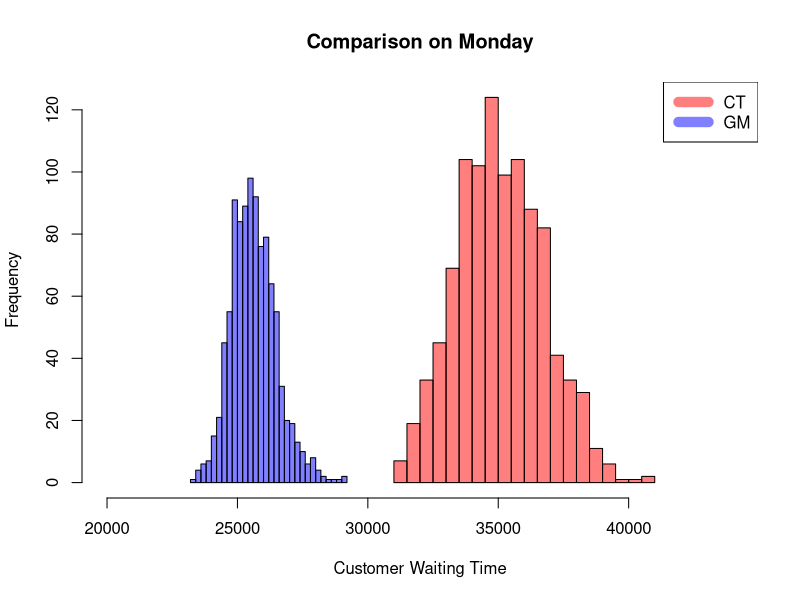
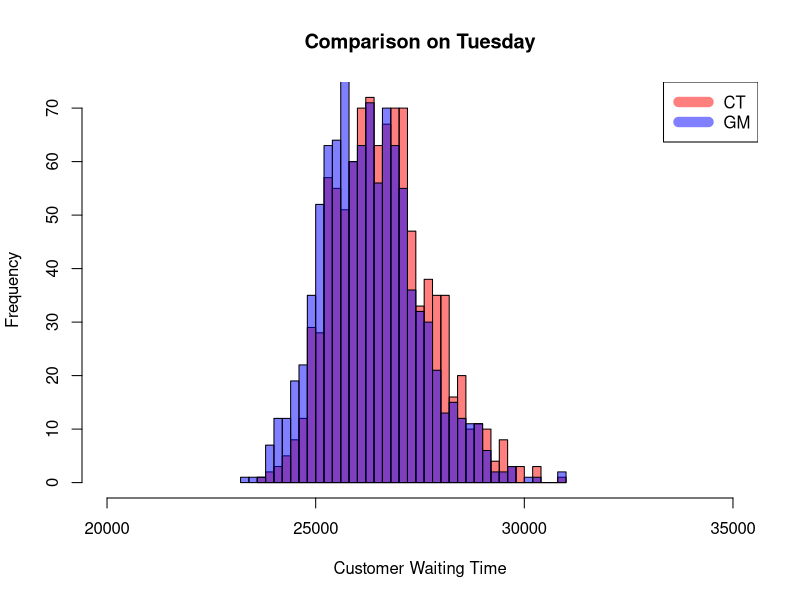
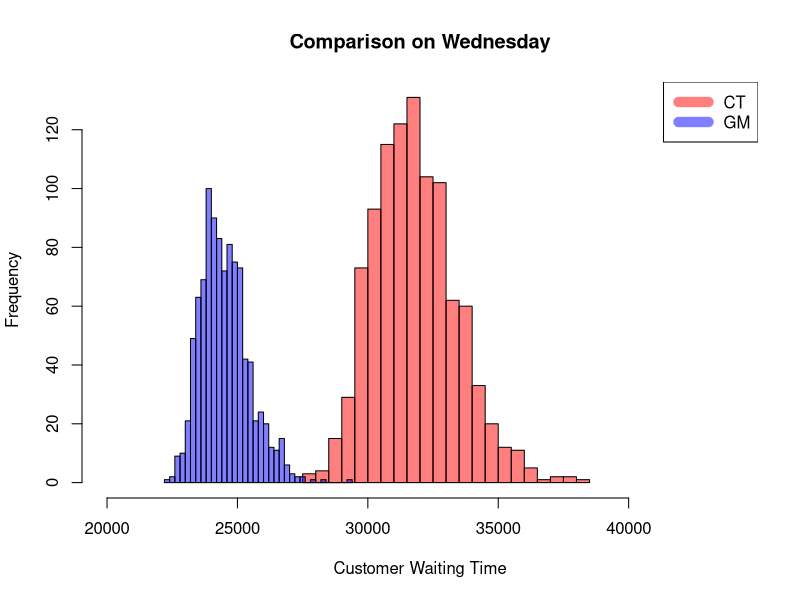
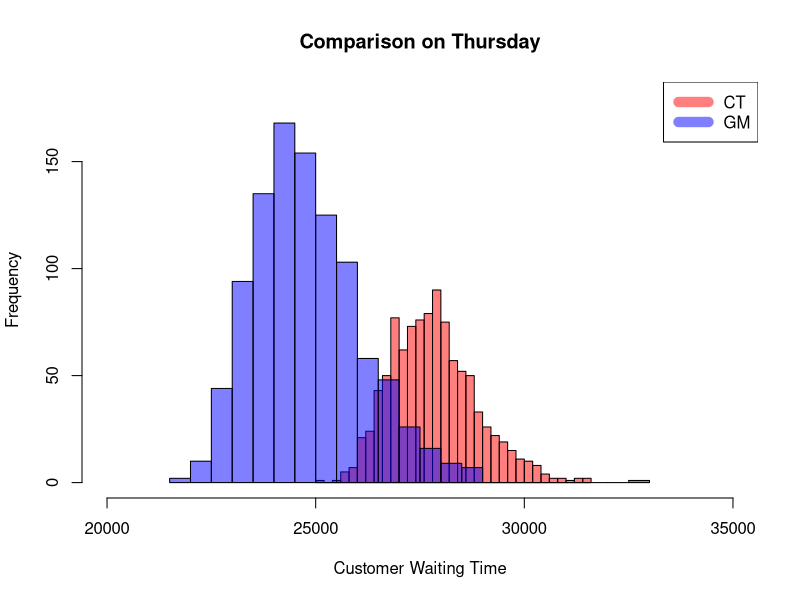
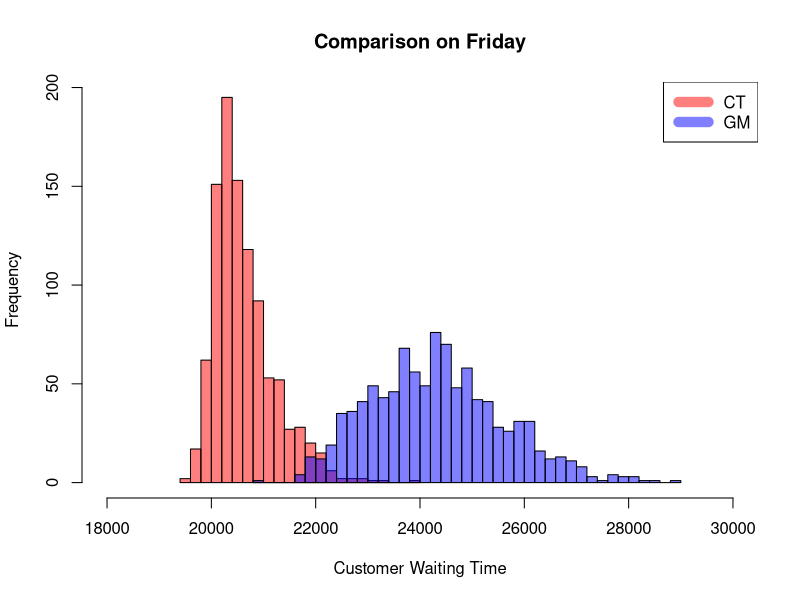
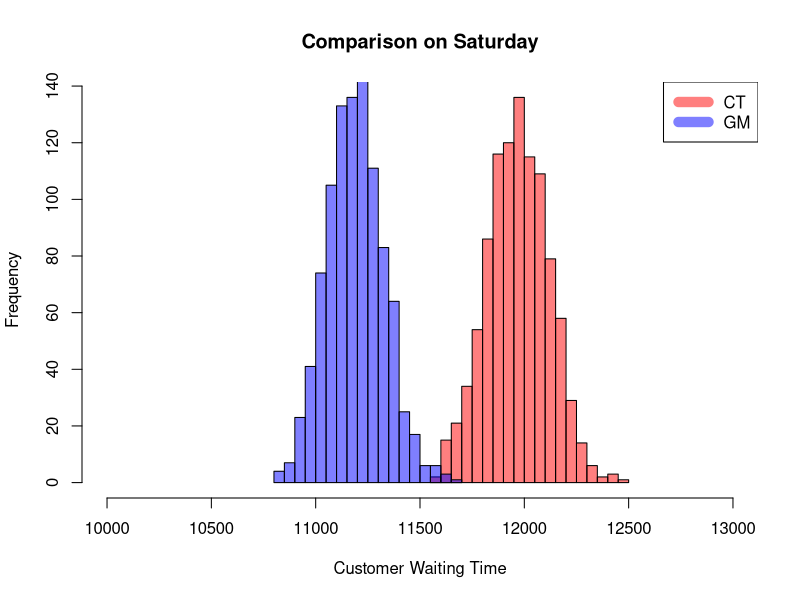
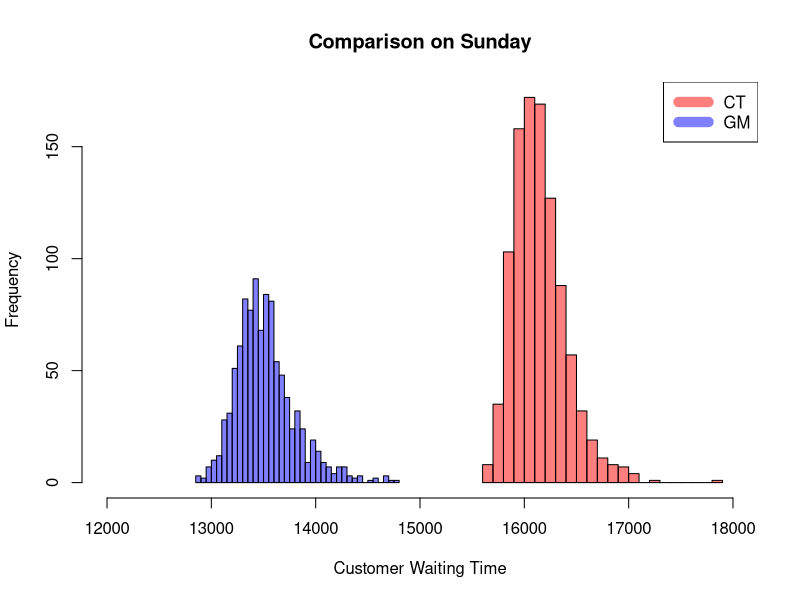

These charts were generated, in order, by the following R code:
getwd()
setwd("/Users/liufeiyang/Downloads/CT Simulator")
Monday = read.delim('resultMon.txt', header = FALSE, sep = ",", dec = ".")
hist(Monday$V2, col=rgb(1,0,0,0.5), breaks = 30, xlim = c(20000, 44000), 
     main = "Comparison on Monday", xlab = "Customer Waiting Time")
hist(Monday$V4, col=rgb(0,0,1,0.5), breaks = 30, add = T)
legend("topright", c("CT", "GM"), col=c(rgb(1,0,0,0.5), rgb(0,0,1,0.5)), 
       lwd=10)

mean(Monday$V1)
sd(Monday$V1)
mean(Monday$V3)
sd(Monday$V3)
mean(Monday$V2)
sd(Monday$V2)
mean(Monday$V4)
sd(Monday$V4)

Tuesday = read.delim('resultTues.txt', header = FALSE, sep = ",", dec = ".")
hist(Tuesday$V2, col=rgb(1,0,0,0.5), breaks = 30, xlim = c(20000, 35000), 
     main = "Comparison on Tuesday", xlab = "Customer Waiting Time")
hist(Tuesday$V4, col=rgb(0,0,1,0.5), breaks = 30, add = T)
legend("topright", c("CT", "GM"), col=c(rgb(1,0,0,0.5), rgb(0,0,1,0.5)), 
       lwd=10)

mean(Tuesday$V1)
sd(Tuesday$V1)
mean(Tuesday$V3)
sd(Tuesday$V3)
mean(Tuesday$V2)
sd(Tuesday$V2)
mean(Tuesday$V4)
sd(Tuesday$V4)

Wednesday = read.delim('resultWedn.txt', header = FALSE, sep = ",", dec = ".")
hist(Wednesday$V2, col=rgb(1,0,0,0.5), breaks = 30, xlim = c(20000, 44000), 
     main = "Comparison on Wednesday", xlab = "Customer Waiting Time")
hist(Wednesday$V4, col=rgb(0,0,1,0.5), breaks = 30, add = T)
legend("topright", c("CT", "GM"), col=c(rgb(1,0,0,0.5), rgb(0,0,1,0.5)), 
       lwd=10)

mean(Wednesday$V1)
sd(Wednesday$V1)
mean(Wednesday$V3)
sd(Wednesday$V3)
mean(Wednesday$V2)
sd(Wednesday$V2)
mean(Wednesday$V4)
sd(Wednesday$V4)

Thursday = read.delim('resultThur.txt', header = FALSE, sep = ",", dec = ".")
hist(Thursday$V2, col=rgb(1,0,0,0.5), breaks = 30, xlim = c(20000, 35000), 
     ylim = c(0, 180), main = "Comparison on Thursday", 
     xlab = "Customer Waiting Time")
hist(Thursday$V4, col=rgb(0,0,1,0.5), breaks = 30, add = T)
legend("topright", c("CT", "GM"), col=c(rgb(1,0,0,0.5), rgb(0,0,1,0.5)), 
       lwd=10)

mean(Thursday$V1)
sd(Thursday$V1)
mean(Thursday$V3)
sd(Thursday$V3)
mean(Thursday$V2)
sd(Thursday$V2)
mean(Thursday$V4)
sd(Thursday$V4)

Friday = read.delim('resultFri.txt', header = FALSE, sep = ",", dec = ".")
hist(Friday$V2, col=rgb(1,0,0,0.5), breaks = 30, xlim = c(18000, 30000), 
     main = "Comparison on Friday", xlab = "Customer Waiting Time")
hist(Friday$V4, col=rgb(0,0,1,0.5), breaks = 30, add = T)
legend("topright", c("CT", "GM"), col=c(rgb(1,0,0,0.5), rgb(0,0,1,0.5)), 
       lwd=10)

mean(Friday$V1)
sd(Friday$V1)
mean(Friday$V3)
sd(Friday$V3)
mean(Friday$V2)
sd(Friday$V2)
mean(Friday$V4)
sd(Friday$V4)

Saturday = read.delim('resultSat.txt', header = FALSE, sep = ",", dec = ".")
hist(Saturday$V2, col=rgb(1,0,0,0.5), breaks = 30, xlim = c(10000, 13000), 
     main = "Comparison on Saturday", xlab = "Customer Waiting Time")
hist(Saturday$V4, col=rgb(0,0,1,0.5), breaks = 30, add = T)
legend("topright", c("CT", "GM"), col=c(rgb(1,0,0,0.5), rgb(0,0,1,0.5)), 
       lwd=10)

mean(Saturday$V1)
sd(Saturday$V1)
mean(Saturday$V3)
sd(Saturday$V3)
mean(Saturday$V2)
sd(Saturday$V2)
mean(Saturday$V4)
sd(Saturday$V4)

Sunday = read.delim('resultSun.txt', header = FALSE, sep = ",", dec = ".")
hist(Sunday$V2, col=rgb(1,0,0,0.5), breaks = 30, xlim = c(12000, 18000), 
     main = "Comparison on Sunday", xlab = "Customer Waiting Time")
hist(Sunday$V4, col=rgb(0,0,1,0.5), breaks = 30, add = T)
legend("topright", c("CT", "GM"), col=c(rgb(1,0,0,0.5), rgb(0,0,1,0.5)), 
       lwd=10)

mean(Sunday$V1)
sd(Sunday$V1)
mean(Sunday$V3)
sd(Sunday$V3)
mean(Sunday$V2)
sd(Sunday$V2)
mean(Sunday$V4)
sd(Sunday$V4)